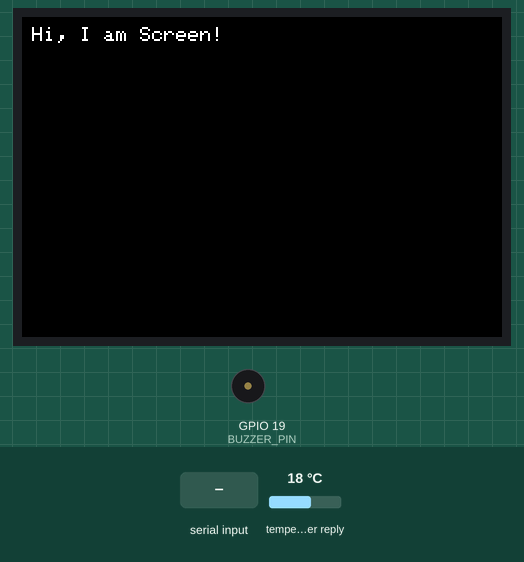
A sketch run on a simulated ESP32. On the bench: 480×320 colour display, buzzer (waves = sounding, pin HIGH). The test bench sets the inputs (shaded band); at power-on: temperature in the weather reply 18 °C. WiFi joins after 1.5 s; servers stay silent unless stated; the local clock reads 2024-03-15 10:24:30 at power-on unless the sketch sets it; web services answer with replies made up by the test bench; not simulated (calls return 0 or success): secrets.h; what the sketch prints to the serial monitor is not drawn.

Above: at 1.9 s.
At 4.9 s:
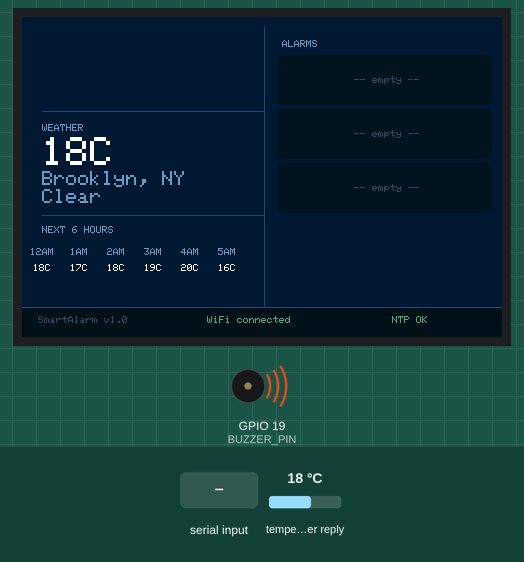
5.0 s: "|\n" received over Serial
At 6.2 s:
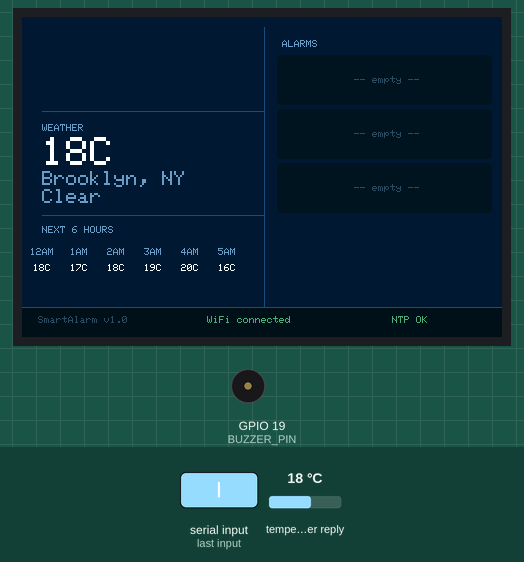
6.5 s: "90|45\n" received over Serial
At 9.2 s:
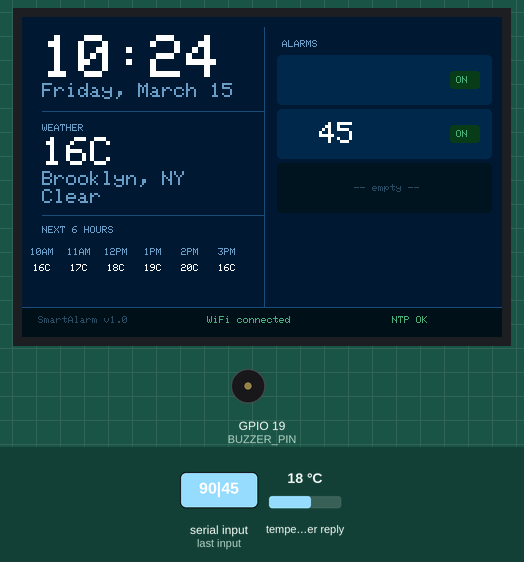
Timing chart, 0 to 10.7 s (numbered marks = the images above; inputs shaded):
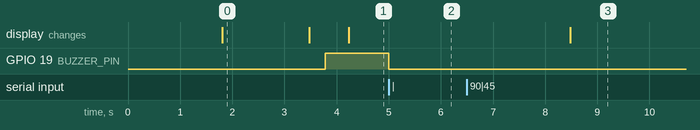

Measured:
- after the input at 5.0 s, GPIO 19 (BUZZER_PIN): HIGH → LOW at once
- after the input at 6.5 s, the display: changes after 2.0 s (image 3)
- what the display in image 0 shows lasts 1.7 s, from 1.8 s to 3.5 s

The sketch:

SmartAlarm.ino
```cpp
// Libraries
#include <WiFi.h>
#include <HTTPClient.h>
#include <ArduinoJson.h>
#include <set>
#include <TFT_eSPI.h>

#include "secrets.h"

#include "PrintOnScreen.hpp"
#include "Weather.hpp"
#include "Alarms.hpp"
#include "TimeAPI.hpp"

// const char* SSID = "wifih";
// const char* PASSWORD = "hellohello";

TFT_eSPI tft = TFT_eSPI();
PrintOnScreen screenPrinting(tft);
String screenStartText = "Hi, I am Screen!";

// const int LED_PIN = 2;
// const int BUTTON_PIN = 13;
const int BUZZER_PIN = 19;
Weather weather;
Alarms alarms;

// Date
String currentDate = "";

String buildDateString() {
    struct tm timeinfo;
    if (!getLocalTime(&timeinfo)) return "";
    const char* days[]   = { "Sunday","Monday","Tuesday","Wednesday","Thursday","Friday","Saturday" };
    const char* months[] = { "January","February","March","April","May","June",
                              "July","August","September","October","November","December" };
    String result = days[timeinfo.tm_wday];
    result += ", ";
    result += months[timeinfo.tm_mon];
    result += " ";
    result += String(timeinfo.tm_mday);
    return result;
}

void setup() {
  // Baud #
  Serial.begin(115200);

  // pinMode(LED_PIN, OUTPUT);

  // Connect to WiFi and wait till connection
  WiFi.begin(SSID, PASSWORD);
  Serial.println("Connecting..");
  while (WiFi.status() != WL_CONNECTED) {
    delay(500);
    Serial.print(".");
  }
  // Provide IP address and verify connection
  Serial.println("Connected!");
  Serial.println("IP Address: ");
  Serial.print(WiFi.localIP());

  // Initialize time
  initTime();

  // Screen stuff
  Serial.println("Waiting 3 seconds before starting (screen)");

  // Screen initilaization
  tft.init();
  tft.setRotation(1);
  tft.fillScreen(TFT_BLACK);

  // Screen text popup
  tft.setTextColor(TFT_WHITE);
  tft.setTextSize(2);
  tft.setCursor(10, 10);
  tft.println(screenStartText);

  // Give short time for text before starting
  delay(1500);
  screenPrinting.printBackground();

  // Get started (time takes only 5 seconds so no need)
  weather.fetchWeatherData();
  weather.printNext24Hours();

  // use "button" mode for button
  // pinMode(BUTTON_PIN, INPUT_PULLUP);
  // // Initialize buzzer
  pinMode(BUZZER_PIN, OUTPUT);
  digitalWrite(BUZZER_PIN, HIGH);
}

// Flags
unsigned long lastWeatherUpdate = 0;
const unsigned long weatherInterval = 3600000; // 1 hour in milliseconds

const unsigned int timeInterval = 5000;
unsigned long lastTimeUpdate = 0;

const unsigned int alarmInterval = 5000;
unsigned long lastAlarmUpdate = 0;

const unsigned int backgroundInterval = 4000;
unsigned long lastBackgroundUpdate = 0;

String currentTime = "";

void loop() {
  if (millis() - lastTimeUpdate > timeInterval) {
    currentTime = getCurrentTime();
    currentDate = buildDateString();
    Serial.println(currentTime);
    lastTimeUpdate = millis();
  }

  if ((millis() - lastWeatherUpdate) > weatherInterval) {
    weather.fetchWeatherData();
    weather.printNext24Hours();
    lastWeatherUpdate = millis();
  }

  String timeInput = "";
  if (Serial.available() > 0) {
    char c = Serial.read();
    if (c == '|') {
      Serial.println("Please enter time then press enter: ");
      while (true) {
        if (Serial.available() > 0) {
          char t = Serial.read();
          if (t == '\n') break;
          if (t != '\r') timeInput += t;
        }
      }
      alarms.addAlarm(timeInput);
    }
  }


  // ALL What's below to be changed !!!

  if (alarms.checkAlarm(currentTime)) {
    // digitalWrite(LED_PIN, HIGH);
    digitalWrite(BUZZER_PIN, LOW);
    Serial.println("Buzzer should be on");
  }

  // int buttonState = digitalRead(BUTTON_PIN);
  // if (buttonState == LOW) {
  //   Serial.println("Button Pressed!");
  //   digitalWrite(BUZZER_PIN, LOW);
  // } else {
  //   digitalWrite(BUZZER_PIN, HIGH);
  // }

  if (millis() - lastBackgroundUpdate > backgroundInterval) {
    weather.updateCurrentHourIndex(currentTime);

    float forecastTemps[6];
    String forecastHours[6];
    for (int i = 0; i < 6; i++) {
        forecastTemps[i] = weather.getTemp(i);
        forecastHours[i] = weather.getHourLabel(i);
    }

    screenPrinting.printBackground();
    screenPrinting.printTime(currentTime);
    screenPrinting.printDate(currentDate);
    screenPrinting.printWeather(
        weather.getCurrentTemp(),
        weather.getCurrentCondition(),
        "Brooklyn, NY"
    );
    screenPrinting.printForecast(forecastTemps, forecastHours);
    alarms.handleScreenForAlarms(screenPrinting);
    screenPrinting.printStatusBar(
        WiFi.status() == WL_CONNECTED,
        true
    );

    lastBackgroundUpdate = millis();
  }

}
```

Alarms.cpp
```cpp
#include "Alarms.hpp"
#include <Arduino.h>

Alarms::Alarms() { }

void Alarms::addAlarm(const String& time) {
    auto result = alarmSet.insert(time);
    if (result.second) {
        Serial.println("Successfully added alarm at " + time);
    } else {
        Serial.println("Already exists");
    }
}

void Alarms::removeAlarm(const String& time) {
    auto erased = alarmSet.erase(time);
    if (erased == 1) {
        Serial.println("Alarm erased");
    } else {
        Serial.println("Alarm not found!");
    }
}

bool Alarms::checkAlarm(const String& time) {
    return alarmSet.find(time) != alarmSet.end();
}

void Alarms::handleScreenForAlarms(PrintOnScreen& screenPrinting) {
    int count = 0;
    std::set<String> returnedAlarms;
    for (const auto& alarmTime : alarmSet) {
        returnedAlarms.insert(alarmTime);
        count++;
        if (count == 3) break;
    }

    if (returnedAlarms.empty()) {
        screenPrinting.printAlarms(false, returnedAlarms);
    } else {
        screenPrinting.printAlarms(true, returnedAlarms);
    }
}
```

Alarms.hpp
```cpp
#pragma once

#include <set>
#include <Arduino.h>
#include "PrintOnScreen.hpp"

class Alarms {
  private:
    std::set<String> alarmSet;

  public:
    // Constructor
    Alarms();

    // Add / remove alarms
    void addAlarm(const String& time);
    void removeAlarm(const String& time);

    // Check if a time matches an alarm
    bool checkAlarm(const String& time);

    // Display alarms on the screen
    void handleScreenForAlarms(PrintOnScreen& screenPrinting);
};
```

PrintOnScreen.cpp
```cpp
#include "PrintOnScreen.hpp"

PrintOnScreen::PrintOnScreen(TFT_eSPI& tftObj) : tft(tftObj) {}

uint16_t PrintOnScreen::hex(uint32_t c) {
    uint8_t r = (c >> 16) & 0xFF;
    uint8_t g = (c >> 8)  & 0xFF;
    uint8_t b =  c        & 0xFF;
    return tft.color565(r, g, b);
}

void PrintOnScreen::drawHLine(int x1, int x2, int y) {
    tft.drawFastHLine(x1, y, x2 - x1, hex(COL_DIVIDER));
}

void PrintOnScreen::drawVLine(int x, int y1, int y2) {
    tft.drawFastVLine(x, y1, y2 - y1, hex(COL_DIVIDER));
}

void PrintOnScreen::printBackground() {
    tft.fillScreen(hex(BG_DARK));

    // Dividers
    drawVLine(DIVIDER_X, 10, STATUS_BAR_Y);
    drawHLine(LEFT_X, DIVIDER_X, DIVIDER1_Y);
    drawHLine(LEFT_X, DIVIDER_X, DIVIDER2_Y);

    // Status bar background
    tft.fillRect(0, STATUS_BAR_Y, SCREEN_W, SCREEN_H - STATUS_BAR_Y, hex(BG_STATUS));
    drawHLine(0, SCREEN_W, STATUS_BAR_Y);
}

void PrintOnScreen::printTime(const String& time) {
    tft.setTextColor(TFT_WHITE, hex(BG_DARK));
    tft.setTextSize(1);
    tft.setFreeFont(NULL);
    // Use size 6 for big time display
    tft.setTextSize(6);
    tft.setCursor(LEFT_X, TIME_Y - 40); // size 6 = 8px*6=48px tall, anchor at top
    tft.print(time);
}

void PrintOnScreen::printDate(const String& date) {
    tft.setTextColor(hex(COL_MUTED), hex(BG_DARK));
    tft.setTextSize(2);
    tft.setCursor(LEFT_X, DATE_Y - 14);
    tft.print(date);
}

void PrintOnScreen::printWeather(float tempC, const String& condition, const String& location) {
    // Label
    tft.setTextColor(hex(COL_MUTED), hex(BG_DARK));
    tft.setTextSize(1);
    tft.setCursor(LEFT_X, WEATHER_LABEL_Y - 7);
    tft.print("WEATHER");

    // Temperature
    tft.setTextColor(TFT_WHITE, hex(BG_DARK));
    tft.setTextSize(4);
    tft.setCursor(LEFT_X, TEMP_Y - 28);
    tft.print((int)tempC);
    tft.print("C");

    // Location
    tft.setTextColor(hex(COL_MUTED), hex(BG_DARK));
    tft.setTextSize(2);
    tft.setCursor(LEFT_X, LOCATION_Y - 14);
    tft.print(location);

    // Condition
    tft.setCursor(LEFT_X, CONDITION_Y - 14);
    tft.print(condition);
}

void PrintOnScreen::printForecast(float temps[6], String hours[6]) {
    // Label
    tft.setTextColor(hex(COL_MUTED), hex(BG_DARK));
    tft.setTextSize(1);
    tft.setCursor(LEFT_X, FORECAST_LABEL_Y - 7);
    tft.print("NEXT 6 HOURS");

    // Column centers, shifted ~10px left from mockup
    // Spread 6 columns across x=10 to x=225
    const int colCenters[6] = { 20, 57, 94, 131, 168, 205 };

    for (int i = 0; i < 6; i++) {
        int cx = colCenters[i];

        // Hour label
        tft.setTextColor(hex(COL_MUTED), hex(BG_DARK));
        tft.setTextSize(1);
        // Center text manually: each char is 6px wide at size 1
        int labelLen = hours[i].length();
        int labelX = cx - (labelLen * 6) / 2;
        tft.setCursor(labelX, FORECAST_TIME_Y - 7);
        tft.print(hours[i]);

        // Temp
        tft.setTextColor(TFT_WHITE, hex(BG_DARK));
        char tempBuf[6];
        snprintf(tempBuf, sizeof(tempBuf), "%dC", (int)temps[i]);
        int tempLen = strlen(tempBuf);
        int tempX = cx - (tempLen * 6) / 2;
        tft.setCursor(tempX, FORECAST_TEMP_Y - 7);
        tft.print(tempBuf);
    }
}

void PrintOnScreen::printAlarms(bool hasAlarms, const std::set<String>& alarms) {
    // Label
    tft.setTextColor(hex(COL_MUTED), hex(BG_DARK));
    tft.setTextSize(1);
    tft.setCursor(RIGHT_X, ALARM_LABEL_Y - 7);
    tft.print("ALARMS");

    int row = 0;
    int rowY = ALARM_START_Y;

    if (hasAlarms) {
        for (const auto& alarmTime : alarms) {
            if (row >= MAX_ALARMS) break;

            // Row background
            tft.fillRoundRect(ALARM_LEFT, rowY, ALARM_W, ALARM_ROW_H - 4, 4, hex(BG_PANEL));

            // Time centered in row
            tft.setTextColor(TFT_WHITE, hex(BG_PANEL));
            tft.setTextSize(3);
            // 5 chars "HH:MM", each char ~18px wide at size 3
            int timeX = ALARM_LEFT + (ALARM_W / 2) - (5 * 18) / 2 - 20;
            int timeY = rowY + (ALARM_ROW_H - 4) / 2 - 12;
            tft.setCursor(timeX, timeY);
            tft.print(alarmTime);

            // ON badge
            int badgeX = ALARM_LEFT + ALARM_W - 42;
            int badgeY = rowY + (ALARM_ROW_H - 4) / 2 - 9;
            tft.fillRoundRect(badgeX, badgeY, 30, 18, 3, hex(BG_ON_BADGE));
            tft.setTextColor(hex(COL_GREEN), hex(BG_ON_BADGE));
            tft.setTextSize(1);
            tft.setCursor(badgeX + 6, badgeY + 5);
            tft.print("ON");

            row++;
            rowY += ALARM_ROW_H;
        }
    }

    // Fill remaining slots as empty
    for (int i = row; i < MAX_ALARMS; i++) {
        tft.fillRoundRect(ALARM_LEFT, rowY, ALARM_W, ALARM_ROW_H - 4, 4, hex(BG_EMPTY));
        tft.setTextColor(hex(COL_EMPTY), hex(BG_EMPTY));
        tft.setTextSize(1);
        int emptyX = ALARM_LEFT + ALARM_W / 2 - 30;
        int emptyY = rowY + (ALARM_ROW_H - 4) / 2 - 4;
        tft.setCursor(emptyX, emptyY);
        tft.print("-- empty --");
        rowY += ALARM_ROW_H;
    }
}

void PrintOnScreen::printStatusBar(bool wifiConnected, bool ntpSynced) {
    int barY = STATUS_BAR_Y + 9;

    // Left: version
    tft.setTextColor(hex(COL_EMPTY), hex(BG_STATUS));
    tft.setTextSize(1);
    tft.setCursor(16, barY);
    tft.print("SmartAlarm v1.0");

    // Center: WiFi
    tft.setTextColor(wifiConnected ? hex(COL_GREEN) : TFT_RED, hex(BG_STATUS));
    tft.setCursor(185, barY);
    tft.print(wifiConnected ? "WiFi connected" : "WiFi off");

    // Right: NTP
    tft.setTextColor(ntpSynced ? hex(COL_GREEN) : hex(COL_MUTED), hex(BG_STATUS));
    tft.setCursor(370, barY);
    tft.print(ntpSynced ? "NTP OK" : "NTP --");
}
```

PrintOnScreen.hpp
```cpp
#pragma once
#include <TFT_eSPI.h>
#include <set>
#include <Arduino.h>

class PrintOnScreen {
public:
    PrintOnScreen(TFT_eSPI& tftObj);

    void printBackground();
    void printTime(const String& time);
    void printDate(const String& date);
    void printWeather(float tempC, const String& condition, const String& location);
    void printForecast(float temps[6], String hours[6]);
    void printAlarms(bool hasAlarms, const std::set<String>& alarms);
    void printStatusBar(bool wifiConnected, bool ntpSynced);

private:
    TFT_eSPI& tft;

    // Layout constants
    static const int SCREEN_W = 480;
    static const int SCREEN_H = 320;
    static const int DIVIDER_X = 242;
    static const int STATUS_BAR_Y = 290;

    // Left panel
    static const int LEFT_X = 20;
    static const int TIME_Y = 58;
    static const int DATE_Y = 80;
    static const int DIVIDER1_Y = 94;
    static const int WEATHER_LABEL_Y = 114;
    static const int TEMP_Y = 148;
    static const int LOCATION_Y = 168;
    static const int CONDITION_Y = 186;
    static const int DIVIDER2_Y = 198;
    static const int FORECAST_LABEL_Y = 216;
    static const int FORECAST_TIME_Y = 238;
    static const int FORECAST_TEMP_Y = 254;

    // Right panel
    static const int RIGHT_X = 260;
    static const int ALARM_LABEL_Y = 30;
    static const int ALARM_START_Y = 38;
    static const int ALARM_ROW_H = 54;
    static const int ALARM_W = 215;
    static const int ALARM_LEFT = 255;
    static const int MAX_ALARMS = 3;

    // Colors
    static const uint32_t BG_DARK     = 0x001a33;
    static const uint32_t BG_PANEL    = 0x002a4d;
    static const uint32_t BG_EMPTY    = 0x001526;
    static const uint32_t BG_STATUS   = 0x00101f;
    static const uint32_t BG_ON_BADGE = 0x0d3d1f;
    static const uint32_t COL_DIVIDER = 0x1e4d7a;
    static const uint32_t COL_MUTED   = 0x6a9fc0;
    static const uint32_t COL_EMPTY   = 0x2a4d66;
    static const uint32_t COL_GREEN   = 0x4caf7d;

    // Helper to convert 24-bit hex color to TFT 16-bit color
    uint16_t hex(uint32_t c);

    void drawHLine(int x1, int x2, int y);
    void drawVLine(int x, int y1, int y2);
};
```

TimeAPI.cpp
```cpp
#include "TimeAPI.hpp"

void initTime() {
    // Sync clock once at startup. -18000 = EST (UTC-5), 3600 = DST
    configTime(-18000, 3600, "pool.ntp.org");
    struct tm timeinfo;
    while (!getLocalTime(&timeinfo)) {
        delay(500);
    }
}

String getCurrentTime() {
    struct tm timeinfo;
    if (!getLocalTime(&timeinfo)) return "";
    char buf[6];
    strftime(buf, sizeof(buf), "%H:%M", &timeinfo);
    Serial.println(String(buf));
    return String(buf);
}

// String getCurrentTime() {
//     // Alternate between two APIs
//     static bool useFirstAPI = true;
//     const char* firstAPI = "http://worldclockapi.com/api/json/est/now";
//     const char* secondAPI = "https://worldtimeapi.org/api/timezone/America/New_York.json";

//     const char* apiURL = useFirstAPI ? firstAPI : secondAPI;
//     useFirstAPI = !useFirstAPI; // flip for next call

//     HTTPClient http;
//     http.begin(apiURL);
//     int httpCode = http.GET();

//     if (httpCode == HTTP_CODE_OK) {
//         String payload = http.getString();
//         StaticJsonDocument<1024> doc;
//         deserializeJson(doc, payload);

//         String timeStr;
//         if (apiURL == firstAPI) {
//             // Format: 2025-09-20T11:59-04:00
//             String dateAndTime = doc["currentDateTime"];
//             int tIndex = dateAndTime.indexOf('T');
//             timeStr = dateAndTime.substring(tIndex + 1);
//             int tzIndex = timeStr.indexOf('+');
//             if (tzIndex == -1) tzIndex = timeStr.indexOf('-');
//             timeStr = timeStr.substring(0, tzIndex);
//         } else {
//             // Format: 2025-10-13T10:08:19.366299-04:00
//             String dateAndTime = doc["datetime"];
//             int tIndex = dateAndTime.indexOf('T');
//             timeStr = dateAndTime.substring(tIndex + 1, tIndex + 6); // hh:mm
//         }

//         Serial.println(timeStr);
//         http.end();
//         return timeStr;
//     } else {
//         Serial.println("Issue with Time HTTP");
//         Serial.println(httpCode);
//         Serial.println(apiURL); // Added to figure out which API is broken for later
//         http.end();
//         return "";
//     }
// }
```

TimeAPI.hpp
```cpp
#pragma once

#include <Arduino.h>
#include <HTTPClient.h>
#include <ArduinoJson.h>
#include <time.h>

void initTime();
String getCurrentTime();
```

Weather.hpp
```cpp
#pragma once
#include <HTTPClient.h>
#include <ArduinoJson.h>
#include <Arduino.h>

class Weather {
private:
    DynamicJsonDocument organizedWeatherData;
    int currentHourIndex;

    String deriveCondition(float rain, float showers);

public:
    Weather();

    void fetchWeatherData();
    void updateCurrentHourIndex(const String& currentTime);

    // Getters for screen rendering
    float getTemp(int offset = 0);          // offset from current hour
    String getHourLabel(int offset = 0);    // e.g. "3PM"
    String getCurrentCondition();
    float getCurrentTemp();

    // Legacy serial debug
    void printNext24Hours();
};
```

Source omitted: Weather.cpp (3047 bytes)
